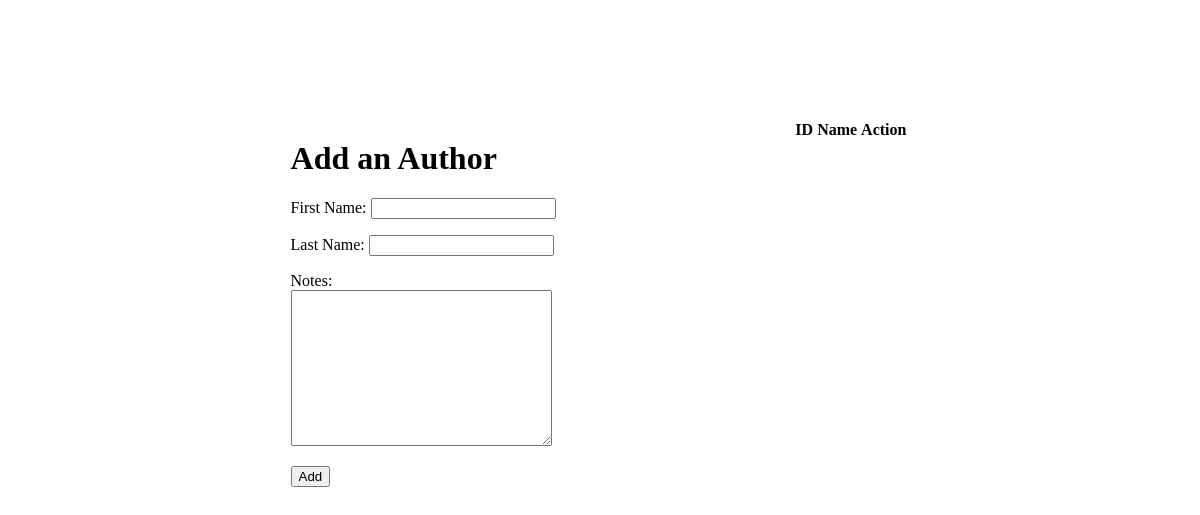
Page /authors on the earlier database version.
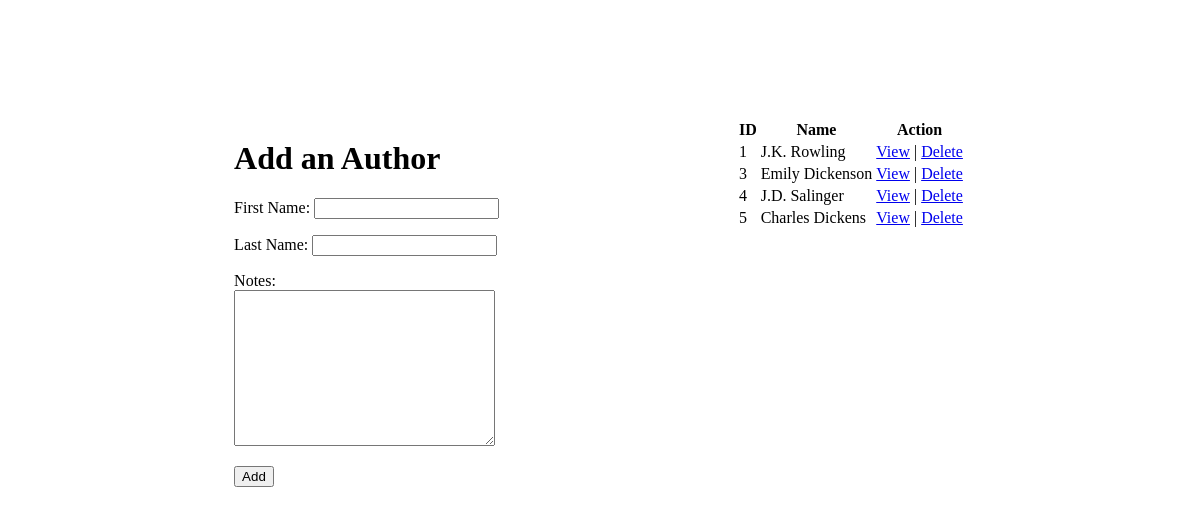
Same page on the later database version.
### authors_and_books_app/models.py (models this page shows)
class Author(models.Model):
    first_name = models.CharField(max_length=255)
    last_name = models.CharField(max_length=255)
    notes = models.TextField()
    books = models.ManyToManyField(Book, related_name='authors')
    created_at = models.DateTimeField(auto_now_add = True)
    updated_at = models.DateTimeField(auto_now = True)

### authors_and_books_app/views.py (the view)
# urls.py: path('authors', views.authors),
def authors(request):
    context = {
        'all_authors': Author.objects.all(),
    }
    return render(request, 'authors.html', context)

### authors_and_books_app/templates/authors.html (shortened to what this page needs)
<!DOCTYPE html>
<html lang="en">
<head>
    {% load static %}
    <link rel="stylesheet" href="{% static 'css/authors.css' %}">
</head>
<body>
    <div class="container">
        <div class="form">
            <form action="/process_author" method="POST">
                <h1>Add an Author</h1>
                <p>
                    First Name:
                    <input type="text" name="author_first_name">
                </p>
                <p>
                    Last Name:
                    <input type="text" name="author_last_name">
                </p>
                <p>
                    Notes:<br/>
                    <textarea name="author_notes" id="" cols="30" rows="10"></textarea>
                </p>
                <button type="submit">Add</button>
            </form>
        </div>
        <div class="table">
            <table>
                <thead>
                    <tr>
                        <th>ID</th>
                        <th>Name</th>
                        <th>Action</th>
                    </tr>
                </thead>
                <tbody>
                    {% for author in all_authors %}
                    <tr>
                        <td>{{ author.id }}</td>
                        <td>{{ author.first_name }} {{ author.last_name }}</td>
                        <td><a href="/authors/{{ author.id }}/display">View</a> | <a href="/authors/{{ author.id }}/delete">Delete</a></td>
                    </tr>
                    {% endfor %}
                </tbody>
            </table>
        </div>
    </div>
</body>
</html>

### authors_and_books_app/static/css/authors.css (style rules this page uses)
.container { display: flex; justify-content: center; margin-top: 10%; }
.table { margin-left: 20%; }

Differences in the rows shown:
added Author: id "1", first_name "J.K.", last_name "Rowling"
added Author: id "3", first_name "Emily", last_name "Dickenson"
added Author: id "4", first_name "J.D.", last_name "Salinger"
added Author: id "5", first_name "Charles", last_name "Dickens"
